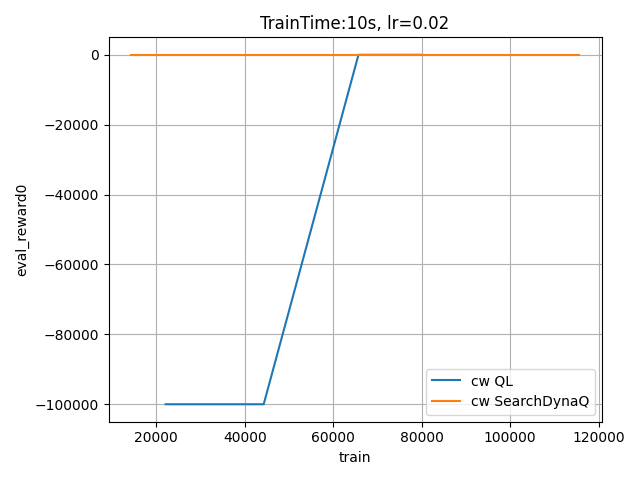

This chart was generated by the following Python code:
import os

import numpy as np

import srl
from srl.algorithms import ql, search_dynaq

base_dir = os.path.dirname(__file__)
BASE_LR = 0.02
TRAIN_TIMEOUT = 10
ENV_PRE = "cw"


def _train(name, rl_config):
    runner = srl.Runner("CliffWalking-v0", rl_config)
    runner.set_history_on_file(
        os.path.join(base_dir, f"_{ENV_PRE}_{name}"),
        enable_eval=True,
        eval_episode=1,
    )
    runner.train(timeout=TRAIN_TIMEOUT)
    rewards = runner.evaluate(max_episodes=10)
    print(f"evaluate episodes: {np.mean(rewards)} > -20")


def main_ql():
    _train("QL", ql.Config(lr=BASE_LR))


def main_search_dynaq():
    _train("SearchDynaQ", search_dynaq.Config(q_ext_lr=BASE_LR, q_int_lr=BASE_LR))


def compare():
    histories = srl.Runner.load_histories(
        [
            os.path.join(base_dir, f"_{ENV_PRE}_QL"),
            os.path.join(base_dir, f"_{ENV_PRE}_SearchDynaQ"),
        ]
    )
    histories.plot("train", "eval_reward0", title=f"TrainTime:{TRAIN_TIMEOUT}s, lr={BASE_LR}")
    histories.plot("time", "eval_reward0", title=f"TrainTime:{TRAIN_TIMEOUT}s, lr={BASE_LR}")


if __name__ == "__main__":
    main_ql()
    main_search_dynaq()
    compare()
